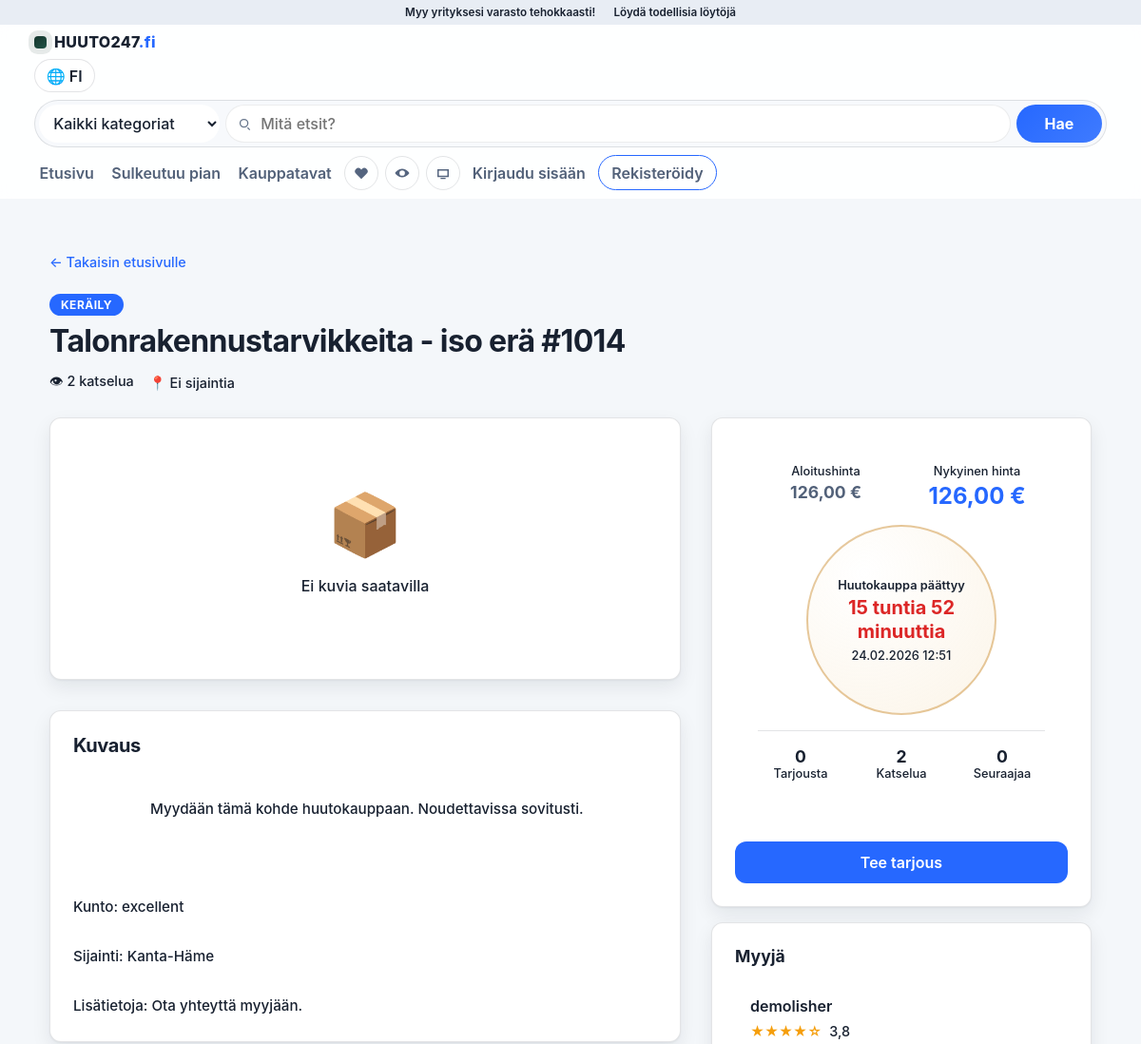
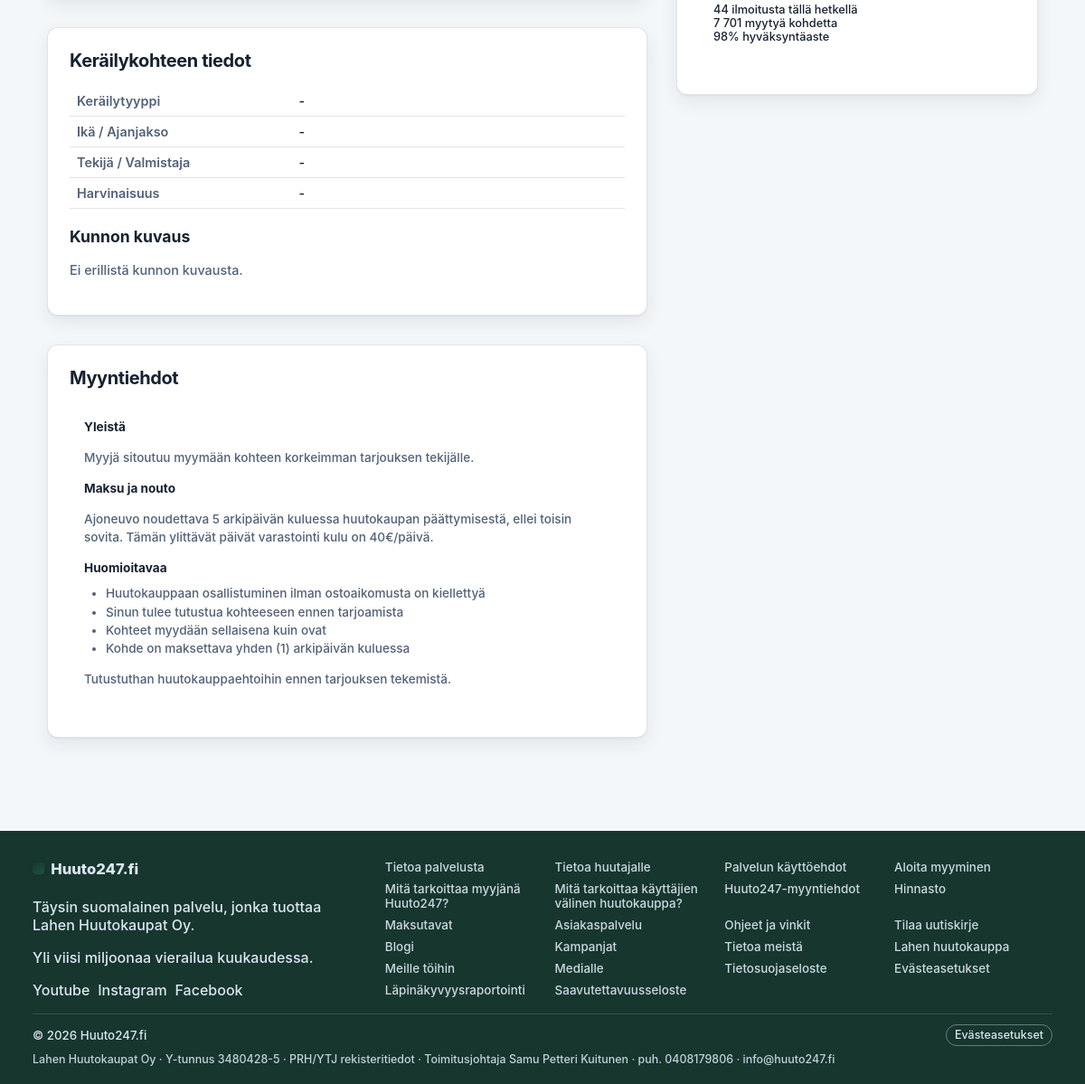
/auction.php?id=19, run on the app's committed database (2 pictures, top to bottom).
### tables this page shows
CREATE TABLE IF NOT EXISTS auctions (
    id INT AUTO_INCREMENT PRIMARY KEY,
    user_id INT NOT NULL,
    category_id INT NOT NULL,
    title VARCHAR(200) NOT NULL,
    description TEXT,
    starting_price DECIMAL(10,2) NOT NULL DEFAULT 0.00,
    current_price DECIMAL(10,2) NOT NULL DEFAULT 0.00,
    reserve_price DECIMAL(10,2) DEFAULT NULL,
    buy_now_price DECIMAL(10,2) DEFAULT NULL,
    bid_increment DECIMAL(10,2) NOT NULL DEFAULT 1.00,
    start_time TIMESTAMP DEFAULT CURRENT_TIMESTAMP,
    end_time TIMESTAMP NOT NULL,
    status ENUM('draft', 'active', 'ended', 'cancelled') DEFAULT 'draft',
    views INT DEFAULT 0,
    location VARCHAR(200),
    condition_description VARCHAR(50),
    ai_details TEXT DEFAULT NULL,
    created_at TIMESTAMP DEFAULT CURRENT_TIMESTAMP,
    updated_at TIMESTAMP DEFAULT CURRENT_TIMESTAMP ON UPDATE CURRENT_TIMESTAMP,
    FOREIGN KEY (user_id) REFERENCES users(id) ON DELETE CASCADE,
    FOREIGN KEY (category_id) REFERENCES categories(id) ON DELETE RESTRICT,
    INDEX idx_status (status),
    INDEX idx_end_time (end_time),
    INDEX idx_category (category_id),
    INDEX idx_user (user_id)
);

CREATE TABLE IF NOT EXISTS categories (
    id INT AUTO_INCREMENT PRIMARY KEY,
    name VARCHAR(100) NOT NULL,
    slug VARCHAR(100) UNIQUE NOT NULL,
    description TEXT,
    parent_id INT DEFAULT NULL,
    icon VARCHAR(50),
    sort_order INT DEFAULT 0,
    FOREIGN KEY (parent_id) REFERENCES categories(id) ON DELETE SET NULL,
    INDEX idx_slug (slug),
    INDEX idx_parent (parent_id)
);

CREATE TABLE IF NOT EXISTS users (
    id INT AUTO_INCREMENT PRIMARY KEY,
    username VARCHAR(50) UNIQUE NOT NULL,
    email VARCHAR(100) UNIQUE NOT NULL,
    password_hash VARCHAR(255) NOT NULL,
    full_name VARCHAR(100),
    phone VARCHAR(20),
    created_at TIMESTAMP DEFAULT CURRENT_TIMESTAMP,
    updated_at TIMESTAMP DEFAULT CURRENT_TIMESTAMP ON UPDATE CURRENT_TIMESTAMP,
    INDEX idx_email (email),
    INDEX idx_username (username)
);

### auction.php (the view, shortened to what the rows shown need)
<?php
$auctionModel = new Auction();
$id = isset($_GET['id']) ? (int)$_GET['id'] : 0;
$auction = $auctionModel->getAuctionById($id);
$auctionModel->incrementViews($id);
$auction['views'] = (isset($auction['views']) ? (int)$auction['views'] : 0) + 1;
$metadata = $auctionModel->getAuctionMetadata($id);
$categoryName = trim((string)($auction['category_name'] ?? 'Muut'));
$categoryKey = mb_strtolower($categoryName, 'UTF-8');
$auctionEndUnix = strtotime((string)$auction['end_time']);
function meta_value(array $metadata, string $key, string $fallback = '-'): string
{
    $value = isset($metadata[$key]) ? trim((string)$metadata[$key]) : '';
    return $value !== '' ? $value : $fallback;
}
function render_specs_table(array $rows): void
{
    echo '<table class="specs-table">';
    foreach ($rows as $label => $value) {
        echo '<tr>';
        echo '<th>' . htmlspecialchars((string)$label, ENT_QUOTES, 'UTF-8') . '</th>';
        echo '</tr>';
    }
    echo '</table>';
}
include SRC_PATH . '/views/header.php';
?>
<div class="auction-container">
    <div class="auction-breadcrumb">
        <a href="index.php">← Takaisin etusivulle</a>
    </div>
    <div style="margin-bottom: 0.5rem;">
        <span class="auction-category-badge"><?php echo htmlspecialchars($auction['category_name'] ?? 'Muut'); ?></span>
    </div>
    <h1 class="auction-title"><?php echo htmlspecialchars($auction['title']); ?></h1>
    <div class="auction-stats">
        <span>👁 <?php echo number_format($auction['views']); ?> katselua</span>
        <span>📍 <?php echo htmlspecialchars($auction['location'] ?? 'Ei sijaintia'); ?></span>
    </div>
    <div class="auction-grid">
        <div class="auction-main">
            <?php if (!empty(trim((string)($auction['description'] ?? '')))): ?>
            <div class="auction-card">
                <h2>Kuvaus</h2>
                <p style="font-size: 0.95rem; line-height: 1.7; color: var(--text-800); white-space: pre-wrap; margin: 0;">
                    <?php echo nl2br(htmlspecialchars($auction['description'])); ?>
                </p>
            </div>
            <?php endif; ?>
            <div class="auction-card">
                <?php if ($categoryKey === 'ajoneuvot'): ?>
                    <h2>Ajoneuvon tiedot</h2>
                    <?php
                    $vehicleRows = [
                        'Merkki' => meta_value($metadata, 'vehicle_brand'),
                        'Malli' => meta_value($metadata, 'vehicle_model', $auction['title'] ?? '-'),
                        'Vuosimalli' => meta_value($metadata, 'vehicle_year'),
                        'Mittarilukema' => meta_value($metadata, 'mileage', '-') === '-' ? '-' : meta_value($metadata, 'mileage') . ' km',
                        'Moottori' => meta_value($metadata, 'engine'),
                        'Polttoaine' => meta_value($metadata, 'fuel_type'),
                        'Huoltokirja' => meta_bool($metadata, 'service_book'),
                        'Rekisterissä' => meta_bool($metadata, 'registered'),
                        'Liikennevakuutus voimassa' => meta_bool($metadata, 'traffic_insurance'),
                        'Katsastettu' => meta_bool($metadata, 'inspected'),
                        'Seuraava katsastus' => meta_value($metadata, 'next_inspection'),
                        'Avainten lukumäärä' => meta_value($metadata, 'key_count'),
                    ];
                    render_specs_table($vehicleRows);
                    ?>
                <?php elseif ($categoryKey === 'keräily'): ?>
                    <h2>Keräilykohteen tiedot</h2>
                    <?php
                    $collectibleRows = [
                        'Keräilytyyppi' => meta_value($metadata, 'collectible_type'),
                        'Ikä / Ajanjakso' => meta_value($metadata, 'age_period'),
                        'Tekijä / Valmistaja' => meta_value($metadata, 'creator'),
                        'Harvinaisuus' => meta_value($metadata, 'rarity'),
                    ];
                    render_specs_table($collectibleRows);
                    ?>
                <?php endif; ?>
                <div style="margin-top: 1.25rem;">
                    <h3>Kunnon kuvaus</h3>
                    <p style="font-size: 0.9rem; line-height: 1.5; color: var(--text-700);">
                        <?php echo nl2br(htmlspecialchars($auction['condition_description'] ?? 'Ei erillistä kunnon kuvausta.')); ?>
                    </p>
                </div>
            </div>
            <div class="auction-card">
                <h2>Myyntiehdot</h2>
            </div>
        </div>
        <div class="auction-sidebar">
            <div class="auction-card">
                <div class="price-section">
                    <div class="price-grid">
                        <div class="price-item">
                            <div class="price-label">Aloitushinta</div>
                            <div class="price-value" style="font-size: 1.1rem; color: var(--text-700);">
                                <?php echo number_format($auction['starting_price'], 2, ',', ' '); ?> €
                            </div>
                        </div>
                        <div class="price-item">
                            <div class="price-label">Nykyinen hinta</div>
                            <div class="price-value">
                                <?php echo number_format($auction['current_price'], 2, ',', ' '); ?> €
                            </div>
                        </div>
                    </div>
                    <div class="auction-deadline">
                        <div class="auction-deadline-label">Huutokauppa päättyy</div>
                        <div class="auction-deadline-time" data-endtime="<?php echo (int)$auctionEndUnix; ?>">
                        </div>
                        <div style="font-size: 0.8rem; color: var(--text-600); margin-top: 0.25rem;">
                            <?php echo date('d.m.Y H:i', strtotime($auction['end_time'])); ?>
                        </div>
                    </div>
                    <div class="auction-stats-grid">
                        <div class="stat-item">
                            <div class="stat-number"><?php echo $auction['views']; ?></div>
                            <div class="stat-label">Katselua</div>
                        </div>
                    </div>
                </div>
            </div>
            <div class="auction-card" style="margin-top: 1rem;">
                <div class="seller-info">
                    <div style="font-weight: 600; color: var(--text-900);">
                        <?php echo htmlspecialchars($auction['seller_username'] ?? 'Huutokaupat.com'); ?>
                    </div>
                    <div class="seller-rating">
                        <span class="rating-stars">★★★★☆</span>
                        <span>3,8</span>
                    </div>
                    <div style="font-size: 0.8rem; color: var(--text-600); margin-top: 0.5rem;">
                        <div>44 ilmoitusta tällä hetkellä</div>
                        <div>7 701 myytyä kohdetta</div>
                        <div>98% hyväksyntäaste</div>
                    </div>
                </div>
            </div>
        </div>
    </div>
</div>
<?php include SRC_PATH . '/views/footer.php'; ?>

### data on the page
auctions: category.name "KERÄILY", title "Talonrakennustarvikkeita - iso erä #1014", user "2", location "Ei sijaintia", description "Myydään tämä kohde huutokauppaan. Noudettavissa sovitusti. Kunto: excellent Sijainti: Kanta-Häme Lisätietoja: Ota yhteyttä myyjään.", condition_description "Ei erillistä kunnon kuvausta.", starting_price "126,00", current_price "126,00", end_time "24.02.2026 12:51", user.username "demolisher"

### other printed values
$label "Keräilytyyppi"
$value "-"
$label "Ikä / Ajanjakso"
$label "Tekijä / Valmistaja"
$label "Harvinaisuus"
$auction['bid_count'] "0"
$auction['watch_count'] "0"
